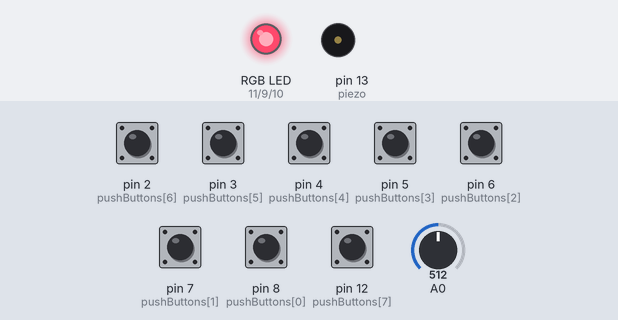
The sketch below on a simulated Arduino Uno, built with avr-gcc and run on an emulated ATmega328P. Parts: an RGB LED mixed from three pins (HIGH = lit), buzzer (waves = sounding). The inputs (shaded band) are chosen by the test bench; at power-on: pin 2 (pushButtons[6]), pin 3 (pushButtons[5]), pin 4 (pushButtons[4]), pin 5 (pushButtons[3]), pin 6 (pushButtons[2]), pin 7 (pushButtons[1]), pin 8 (pushButtons[0]), pin 12 (pushButtons[7]) LOW, A0 = 512.

Above: at 1.2 s.
1.3 s: A0 set to 716
At 2.75 s:
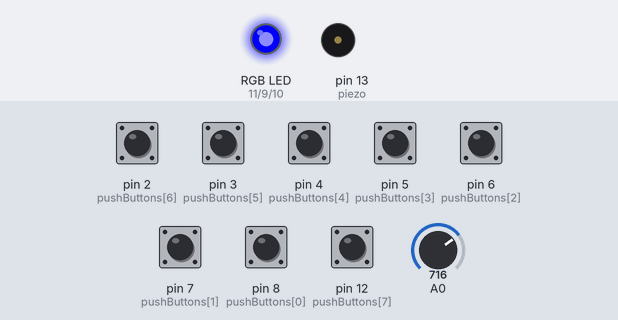
4.3 s: A0 set to 511
At 4.3 s:
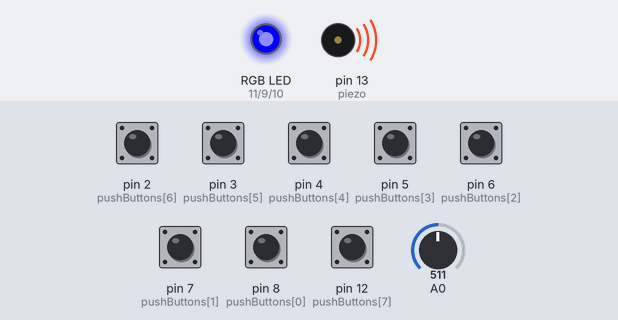
7.3 s: A0 set to 357
At 7.97 s:
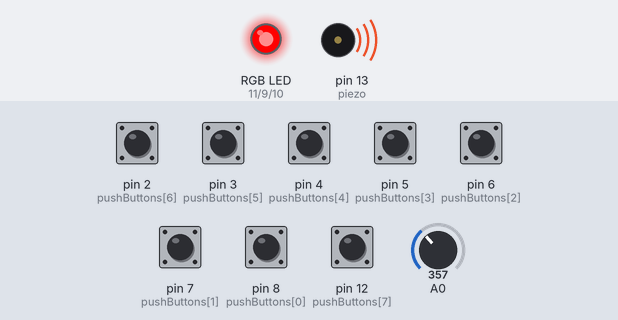
10.3 s: A0 set to 324
At 12.36 s:
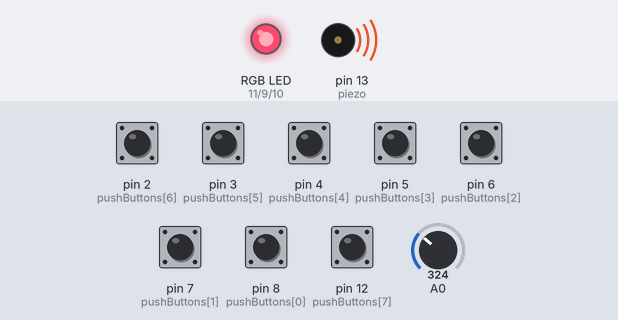
13.3 s: A0 set to 900
16.3 s: A0 set to 1008
19.3 s: A0 set to 1023
Timing chart, 0 to 39.3 s (numbered marks = the images above; inputs shaded):
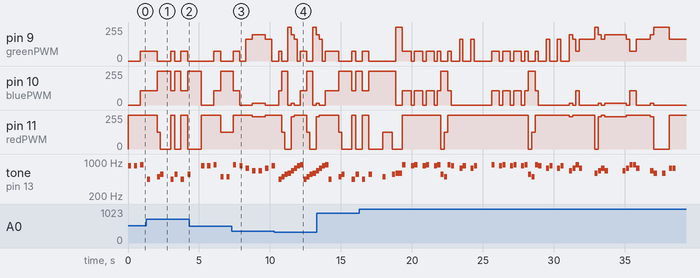

The sketch:

piano1.ino
```cpp
/**
  Music Lamp - Narendra Konathala
  Maps tone to color

  Do Re Mi Fa Sol La Ti Do
   OR
  Sa Re Ga Ma Pa Da Ni Sa

  Frequencies used from
  https://en.wikipedia.org/wiki/Saptak
  https://licn.typepad.com/my_weblog/2011/07/the-unsolvable-problem-john-dunn-consultant-ambertec-pe-pc.html

  Colors obtained from - Based on tone and color - Walter Rusell - The universal One
  https://roelhollander.eu/en/tuning-frequency/sound-light-colour/

  Music notes obtained from https://sky-music.herokuapp.com/
**/


const int piezo = 13; //Restricted 11 or 3 - Per documentation

//Only using PWM digital pins for analog writes
const int redPWM = 11;
const int greenPWM = 9;
const int bluePWM = 10;


int pushButtons[] = {8, 7, 6, 5, 4, 3, 2, 12};

int frequencies[] = {440, 493, 554, 587, 659, 739, 830, 880};

int redVariant[] =   {255, 127, 0,    0,    241,   255,  255,  255};
int greenVariant[] = {73,  0,   0,    255,  196,   165,  0,    73};
int blueVariant[] =  {108, 255, 255,  0,    15,    0,    0,    108};


void setup() {
  pinMode(piezo, OUTPUT);
  pinMode(redPWM, OUTPUT);
  pinMode(greenPWM, OUTPUT);
  pinMode(bluePWM, OUTPUT);

  for (int i = 0; i < 8; i++) {
    pinMode(pushButtons[i], INPUT);
  }

  Serial.begin( 9600 );

}

void loop() {

  int val = analogRead( A0 );
  int mappedValue = map(val, 0, 1023, 1, 4);

  if (mappedValue == 1) {
    manualMode();
  } else if (mappedValue == 2) {
    automaticMode(1, val);
  } else if (mappedValue == 3) {
    automaticMode(2, val);
  } else if (mappedValue == 4) {
    automaticMode(3, val);
  }


}

//Automatic song feed
void automaticMode(int song, int meterValue) {

  //Ode to joy - Beethoven
  int notes1[] = { 6, 6, 7, 8, 8, 7, 6, 5, 4, 4, 5, 6, 6, 5, 5, 6, 6, 7, 8, 8, 7, 6, 5, 4, 4, 5, 6, 5, 4, 4, 5, 5, 6, 4, 5, 6, 7, 6, 4, 5, 6, 7, 6, 5, 4, 5, 1, 6, 6, 7, 8, 8, 7, 6, 5, 4, 4, 5, 6, 5, 4, 4 };
  int timing1[] = {423, 450, 483, 428, 450, 456, 445, 460, 452, 458, 460, 467, 719, 237, 996, 473, 489, 427, 467, 436, 456, 436, 455, 456, 428, 446, 585, 761, 210, 977, 442, 483, 468, 453, 443, 233, 267, 449, 451, 421, 206, 281, 460, 484, 466, 493, 991, 450, 466, 431, 441, 442, 457, 454, 463, 469, 427, 521, 489, 773, 251, 500};

  //Do-Re-Mi  - Sound of music
  int notes2[] = { 0, 1, 2, 0, 2, 0, 2, 1, 2, 3, 3, 2, 1, 3, 2, 3, 4, 2, 4, 2, 4, 3, 4, 5, 5, 4, 3, 5, 4, 0, 1, 2, 3, 4, 5, 5, 1, 2, 3, 4, 5, 6, 6, 2, 3, 4, 5, 6, 7, 7, 6, 5, 3, 6, 4, 7, 4, 2, 1, 0, 1, 2, 3, 4, 5, 6, 7, 4, 7 };
  int timing2[] = { 710, 219, 716, 281, 445, 466, 974, 662, 272, 205, 252, 210, 271, 1889, 733, 268, 777, 254, 469, 484, 933, 654, 292, 182, 263, 231, 247, 1816, 652, 254, 207, 230, 223, 270, 1991, 648, 229, 224, 228, 194, 268, 1896, 653, 244, 233, 213, 256, 228, 1322, 223, 286, 467, 442, 490, 524, 402, 475, 450, 491, 227, 207, 247, 193, 229, 221, 366, 498, 489, 450 };

  //Kal-ho-na-ho - Hindi Music
  int notes3[] = { 7, 6, 7, 6, 7, 6, 7, 9, 8, 7, 6, 5, 6, 5, 6, 7, 6, 7, 6, 7, 6, 7, 9, 8, 7, 6, 5, 6, 5, 6, 4, 5, 7, 5, 3, 4, 5, 4, 4, 5, 7, 7, 5, 4, 3, 3, 5, 5 };
  int timing3[] = { 600, 240, 600, 240, 540, 240, 240, 240, 240, 240, 600, 240, 540, 240, 1230, 540, 240, 540, 240, 540, 240, 240, 240, 240, 240, 540, 240, 540, 240, 600, 240, 240, 240, 1080, 240, 240, 240, 1260, 240, 240, 240, 240, 990, 240, 600, 480, 240, 400 };

  int* notes;
  int* timing;
  int length; //Lenght of notes and timing array should be same
  if (song == 1) {
    notes = notes1;
    timing = timing1;
    length = sizeof(notes1)/sizeof(notes1[0]);
  }else if (song == 2) {
    notes = notes2;
    timing = timing2;
    length = sizeof(notes2)/sizeof(notes2[0]);
  }else if (song == 3) {
    notes = notes3;
    timing = timing3;
    length = sizeof(notes3)/sizeof(notes3[0]);
  }

  for (int i = 0; i < length; i++) {
    int val = notes[i];

    if (val > 7) {
      val = val - 7;
    }


    int newVal = analogRead( A0 );
    if (newVal != meterValue) {
      int mappedValue = map(newVal, 0, 1023, 1, 4);
      if (mappedValue == 1 || (mappedValue - 1) != song){
        noTone(piezo);
        setLEDColor(255, 255, 255);     //Default Color
        return; //If meter is changed during the song
      }

    }

    setLEDColor(redVariant[val],      //Writing Color based on song
                greenVariant[val], blueVariant[val]);
    tone(piezo, frequencies[val], 220);
    delay(timing[i]);

  }

  delay(2000); //Song ended

}


void manualMode() {
  int j = 0;
  bool pushed = false;

  for (int i = 0; i < 8; i++) {

    if ( digitalRead(pushButtons[i]) == LOW) {

      //Writing Color based on button pressed
      setLEDColor(redVariant[i], greenVariant[i], blueVariant[i]);

      tone(piezo, frequencies[i], 220);
      delay(220);

      pushed = true;
    }
  }

  if (pushed == false) {
    noTone(piezo);
    setLEDColor(255, 255, 255);     //Default Color
  }

}


void setLEDColor(int r, int g, int b) {
  analogWrite(redPWM, r);
  analogWrite(greenPWM, g);
  analogWrite(bluePWM, b);
}
```

Measured:
- the behaviour switches between 341 and 340 on A0 (found by bisection; images 3 and 4)
- after the input at 10.3 s, pin 10 (bluePWM): 0/255 → 108/255 after 0.31 s, → 255/255 0.22 s later, → 0/255 0.44 s later, → 15/255 0.22 s later, … (9 changes in this stretch); pin 11 (redPWM): 255/255 → 127/255 after 0.53 s, → 0/255 0.22 s later, → 241/255 0.44 s later, → 255/255 0.22 s later, … (7 changes in this stretch)
- by itself, tone on pin 13 (piezo): plays 880 Hz for 0.22 s, 830 Hz for 0.22 s, 880 Hz for 0.22 s, 830 Hz for 0.22 s, 880 Hz for 0.22 s, 830 Hz for 0.22 s … (48 notes in this stretch)
